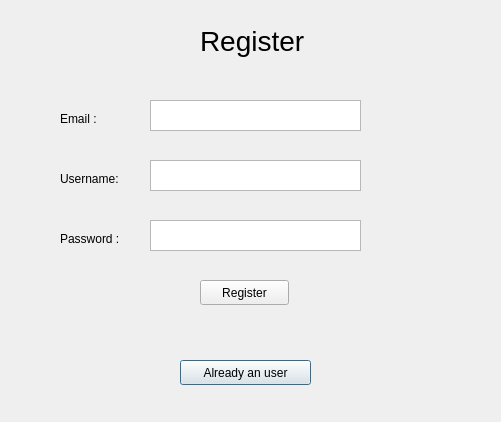
<?xml version="1.0" encoding="UTF-8"?>
<ui version="4.0">
 <class>Dialog</class>
 <widget class="QDialog" name="Dialog">
  <property name="geometry">
   <rect>
    <x>0</x>
    <y>0</y>
    <width>501</width>
    <height>422</height>
   </rect>
  </property>
  <property name="windowTitle">
   <string>Dialog</string>
  </property>
  <widget class="QLabel" name="label">
   <property name="geometry">
    <rect>
     <x>200</x>
     <y>20</y>
     <width>111</width>
     <height>41</height>
    </rect>
   </property>
   <property name="font">
    <font>
     <pointsize>21</pointsize>
    </font>
   </property>
   <property name="text">
    <string>Register</string>
   </property>
  </widget>
  <widget class="QPushButton" name="userButton">
   <property name="geometry">
    <rect>
     <x>180</x>
     <y>360</y>
     <width>131</width>
     <height>25</height>
    </rect>
   </property>
   <property name="text">
    <string>Already an user</string>
   </property>
  </widget>
  <widget class="QLabel" name="label_2">
   <property name="geometry">
    <rect>
     <x>60</x>
     <y>110</y>
     <width>67</width>
     <height>17</height>
    </rect>
   </property>
   <property name="text">
    <string>Email :</string>
   </property>
  </widget>
  <widget class="QLabel" name="label_3">
   <property name="geometry">
    <rect>
     <x>60</x>
     <y>170</y>
     <width>81</width>
     <height>17</height>
    </rect>
   </property>
   <property name="text">
    <string>Username: </string>
   </property>
  </widget>
  <widget class="QLabel" name="label_4">
   <property name="geometry">
    <rect>
     <x>60</x>
     <y>230</y>
     <width>81</width>
     <height>17</height>
    </rect>
   </property>
   <property name="text">
    <string>Password :</string>
   </property>
  </widget>
  <widget class="QTextEdit" name="emailText">
   <property name="geometry">
    <rect>
     <x>150</x>
     <y>100</y>
     <width>211</width>
     <height>31</height>
    </rect>
   </property>
  </widget>
  <widget class="QTextEdit" name="userText">
   <property name="geometry">
    <rect>
     <x>150</x>
     <y>160</y>
     <width>211</width>
     <height>31</height>
    </rect>
   </property>
  </widget>
  <widget class="QTextEdit" name="passwordText">
   <property name="geometry">
    <rect>
     <x>150</x>
     <y>220</y>
     <width>211</width>
     <height>31</height>
    </rect>
   </property>
  </widget>
  <widget class="QPushButton" name="registerButton">
   <property name="geometry">
    <rect>
     <x>200</x>
     <y>280</y>
     <width>89</width>
     <height>25</height>
    </rect>
   </property>
   <property name="text">
    <string>Register</string>
   </property>
  </widget>
  <widget class="QLabel" name="label_5">
   <property name="geometry">
    <rect>
     <x>80</x>
     <y>320</y>
     <width>331</width>
     <height>20</height>
    </rect>
   </property>
   <property name="text">
    <string/>
   </property>
  </widget>
 </widget>
 <resources/>
 <connections/>
</ui>
